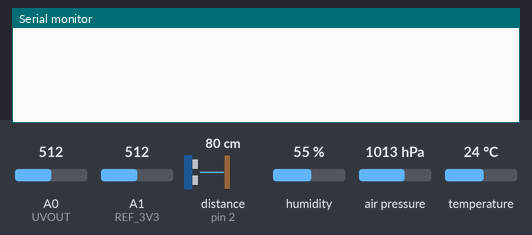
Recording of a sketch running on a simulated Arduino Uno, built with avr-gcc and run on an emulated ATmega328P. Shown: the last lines printed to the serial monitor. Wiring (inferred from the names in the program): range finder with pulse-width output: data pin 2. The inputs (shaded band) are chosen by the test bench; at power-on: humidity 55 %, air pressure 1013 hPa, A0 (UVOUT) = 512, A1 (REF_3V3) = 512, temperature 24 °C, distance to the obstacle (sensor on pin 2) 80 cm.

Above: at 1.2 s.
1.3 s: humidity set to 22 %
At 6.3 s:
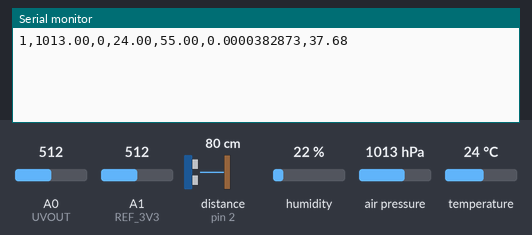
13.5 s: air pressure set to 952 hPa
At 14.1 s:
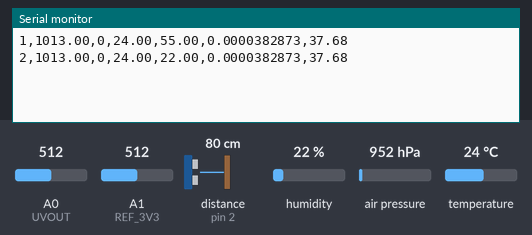
15.0 s: A0 (UVOUT) set to 716
16.5 s: A1 (REF_3V3) set to 716
18.0 s: temperature set to 12 °C
At 19.4 s:
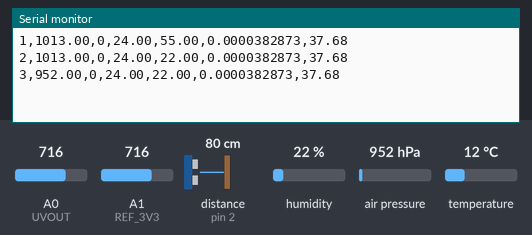
19.5 s: air pressure set to 975 hPa
At 27.1 s:
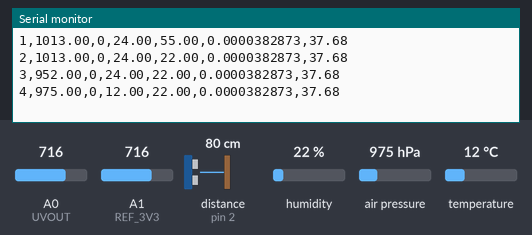
Timing chart, 0 to 28.6 s (numbered marks = the images above; inputs shaded):
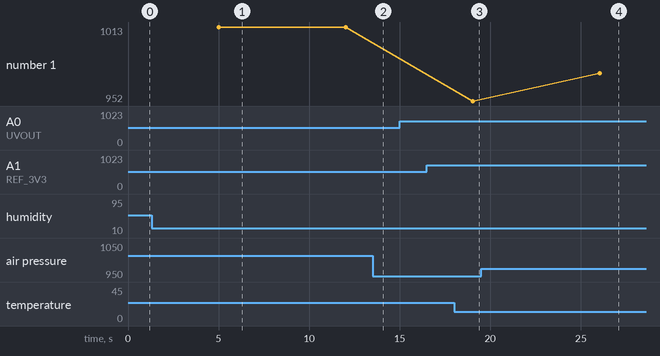

Measured:
- after the input at 19.5 s, the serial monitor: prints a new line after 6.5 s (image 4)
- plotted number 1: 952 → 975 after the input at 19.5 s

The sketch:

estacao_v2.ino
```cpp
// bibliotecas usadas

#include <Adafruit_Sensor.h>
#include <Adafruit_BMP280.h>
#include <dht.h>

// definindo pinos usados nos sensores
#define pinSensorDHT 8 //pino usado no sensor DHT22
#define pinSensorAnemo 2 //pino usado no anemometro
#define UVOUT A0 // Pino Usado para saida do sensor UV
#define REF_3V3 A1 //pino ligado na porta de energia 3.3v

// ** assinatura das funções ** //
void umidade_temperatura();
void calc_pressao();
void calc_UV();
int averageAnalogRead(int pinToRead);
void windvelocity();
void RPMcalc();
void WindSpeed();


//instância dos sensores
dht dhtSensor;

/*imporatante resaltar que o sensor bmp280 utilizado
tem 6 pinos, sendo eles: vcc, gnd, scl, sda, csb, sdo
onde exceto o csb é conectado.
vcc e sdo é na porta 3.3;
gnd é na gnd;
scl pode ser na A5, portando comigo não funcionou por isso pesquisei o pinout do arduino uno e usei a propria porta dedicada a  scl
sda pode ser na A4, portando comigo não funcionou por isso pesquisei o pinout do arduino uno e usei a propria porta dedicada a  sda
*/
Adafruit_BMP280 bmpSensor;

//variaveis utilizadas
int iteracao;                    // Variavel usado para guardar a iteração da estação
float umid;                      // Armazena a umidade do ar
float temp;                      // Variavel que armazena a temperatura
float pres;                      // Variavel que armazena a pressão do ar
float intensidadeUV;             // Variavel que armazena a radiação solar
const float pi = 3.14159265;     //Número de pi
int period = 5000;               //Tempo de medida(miliseconds)
int delaytime = 2000;            //Invervalo entre as amostras (miliseconds)
int radius = 147;                //Raio do anemometro(mm)
unsigned int counter = 0;        //Contador para o sensor
unsigned int RPM = 0;            //Rotações por minuto
float windspeed = 0;             //Velocidade do vento (m/s)


void setup() {
  // put your setup code here, to run once:
  Serial.begin(9600);
  iteracao = 1;

  pinMode(UVOUT, INPUT);
  pinMode(REF_3V3, INPUT);

  if(!bmpSensor.begin()){
    Serial.println("Sensor BMP280 não encontrado!");
    while(1);
  }
}

void loop() {
  //Chamando as funções abaixo
  umidade_temperatura();
  calc_pressao();
  calc_UV();
  windvelocity();
  RPMcalc();
  WindSpeed();

  //imprimindo na serial, no formato de acordo com o arquivo .csv
  Serial.print(iteracao++);
  Serial.print(",");
  Serial.print(pres);
  Serial.print(",");
  Serial.print(0);
  Serial.print(",");
  Serial.print(temp);
  Serial.print(",");
  Serial.print(umid);
  Serial.print(",");
  Serial.print(intensidadeUV,10);
  Serial.print(",");
  Serial.println(windspeed);


  //intervalo de 2seg
  delay(2000);
}

// função que calcula umidade e temperatura
void umidade_temperatura(){
  int readData = dhtSensor.read22(pinSensorDHT);
  umid = dhtSensor.humidity;
  temp = dhtSensor.temperature;
}

// função responsavel por pegar a pressão atmosferica
void calc_pressao(){
  pres = bmpSensor.readPressure()/100;
}

void calc_UV(){
  int uvLevel = averageAnalogRead(UVOUT);
  int refLevel = averageAnalogRead(REF_3V3);

  //Uso o 3.3 por conta de maior precissão
  float outputVoltage = 3.3 / refLevel * uvLevel;

  //saida em mW/cm2
  float uvIntensity = mapfloat(outputVoltage, 0.99, 2.8, 0.0, 15.0);

  //conversão para kJ/cm2
  uvIntensity /= 1000;
  //multiplica pelo o numero de segundos
  intensidadeUV  = uvIntensity * 2;
  intensidadeUV  /= 1000;

}

/*
 * função do Nathan Seidle da SparkFun Eletronics
 * Pega a leitura do pin passado como parametro e retorna a média
*/

int averageAnalogRead(int pinToRead)
{
  byte numberOfReadings = 8;
  unsigned int runningValue = 0;

  for(int x = 0 ; x < numberOfReadings ; x++)
    runningValue += analogRead(pinToRead);
  runningValue /= numberOfReadings;

  return(runningValue);
}

float mapfloat(float x, float in_min, float in_max, float out_min, float out_max)
{
  return (x - in_min) * (out_max - out_min) / (in_max - in_min) + out_min;
}

//Função para medir velocidade do vento
void windvelocity() {
  windspeed = 0;

  counter = 0;
  attachInterrupt(0, addcount, RISING);
  unsigned long millis();
  long startTime = millis();
  while (millis() < startTime + period) {}
}

//Função para calcular o RPM
void RPMcalc() {
  RPM = ((counter) * 60) / (period / 1000); // Calculate revolutions per minute (RPM)
}

//Velocidade do vento em m/s
void WindSpeed() {
  windspeed = ((4 * pi * radius * RPM) / 60) / 1000; //Calcula a velocidade do vento em m/s
}

//Incrementa contador
void addcount() {
  counter++;
}
```
